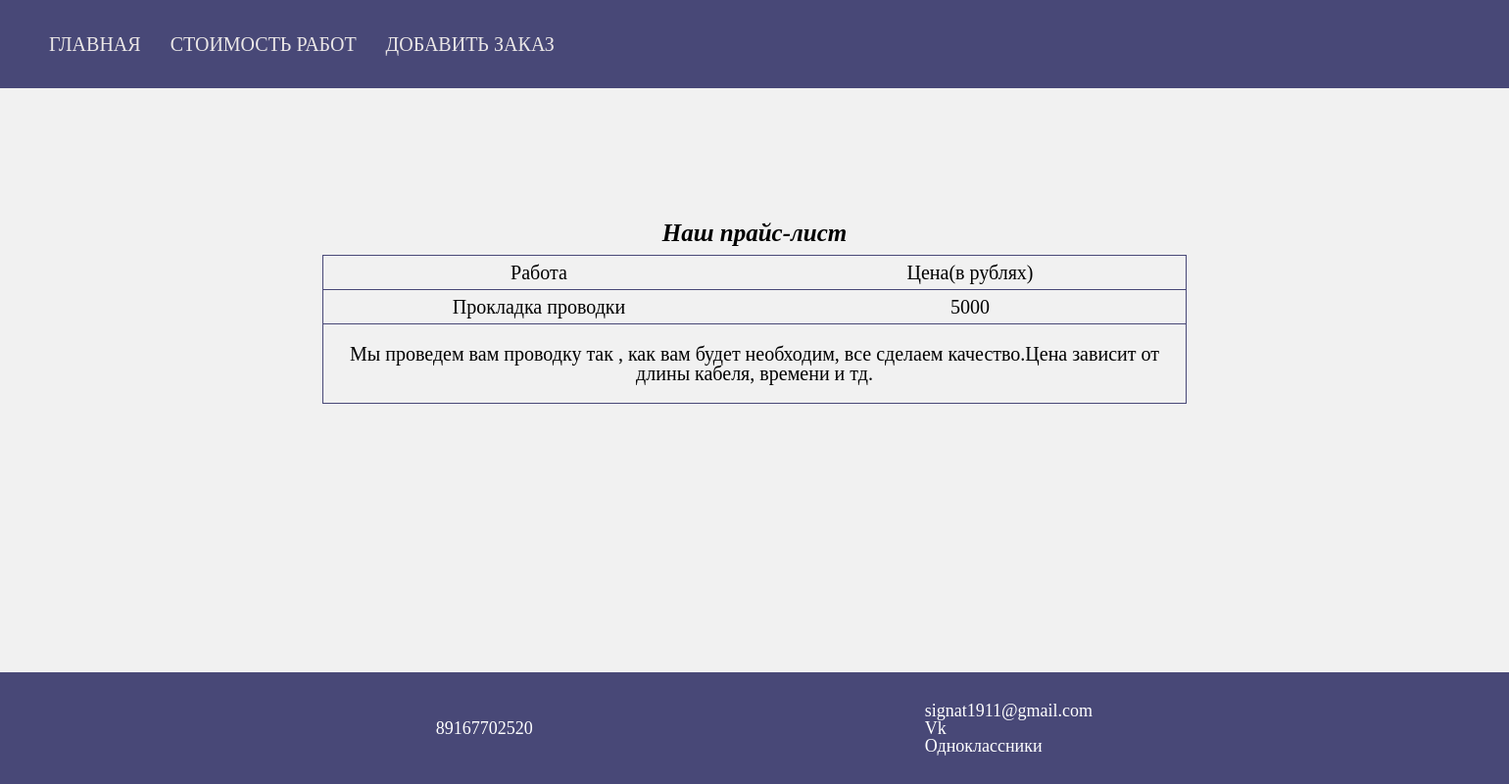
/price/, run on an earlier commit of the app's database.
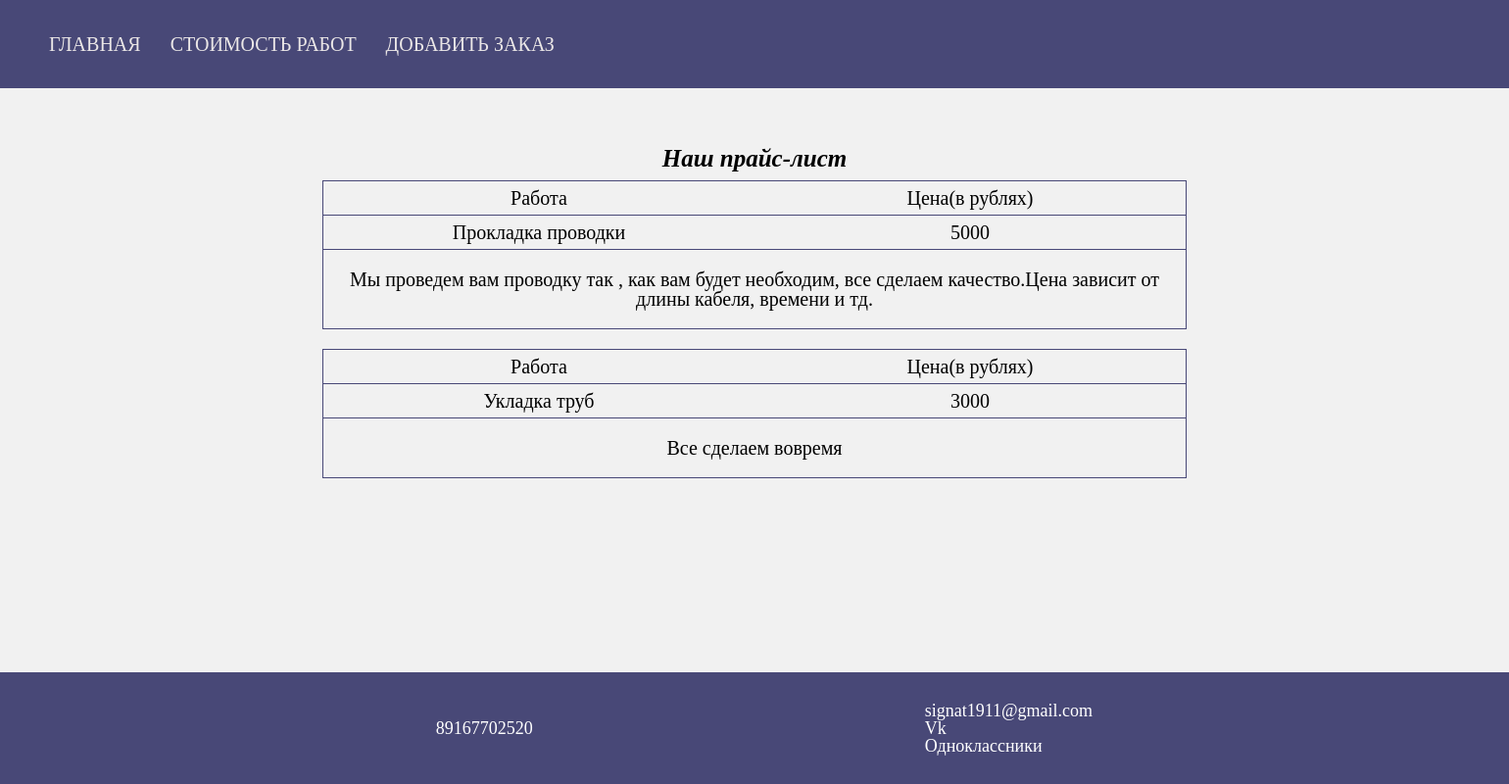
And on a later commit of the database.
### works/models.py (models this page shows, shortened)
class Price(models.Model):
    title = models.CharField(max_length=200)
    desc = models.TextField()
    price = models.IntegerField()

### works/views.py (the view)
# urls.py: path('price/', PriceList.as_view(), name='price_list_url'),
class PriceList(View):
    def get(self, request):
        price_list = Price.objects.all()
        return render(request, 'works/price_list.html', context={'price_list': price_list})

### works/templates/works/price_list.html (shortened to what this page needs)
{% extends 'base.html' %}
{% block content %}
    <div class="container">
        <div class="price_title_block">
            Наш прайс-лист
        </div>
        {% for price_item in price_list %}
        <div class="price_block">
            <div class="price_title">
                <p class="price_p">Работа</p>
                <p class="price_item">
                    {{ price_item.title }}
                </p>
            </div>
            <div class="price">
                <p class="price_p">Цена(в рублях)</p>
                <p class="price_item">
                    {{ price_item.price }}
                </p>
            </div>
            <div class="price_desc">
                {{ price_item.desc }}
            </div>
        </div>
        {% endfor %}
    </div>
{% endblock %}

### works/templates/base.html (shortened to what this page needs)
{% load static %}
<!DOCTYPE html>
<html lang="en">
<head>
    <link rel="stylesheet" href="{% static 'css/style.css' %}">
</head>
<body>
    <header>
        <div class="container">
            <nav>
                <ul class="nav_block">
                    <li class="nav_item"><a href="{% url 'work_example_list' %}">главная</a></li>
                    <li class="nav_item"><a href="{% url 'price_list_url' %}">стоимость работ</a></li>
                    <li class="nav_item"><a href="{% url 'order_crate_url' %}">Добавить заказ</a></li>
                </ul>
            </nav>
        </div>
    </header>
    {% block content %}
    {% endblock %}
   <footer>
        <div class="container">
            <div class="footer_block">
                <div class="phone_number">
                    <a href="tel:89167702520">89167702520</a>
                </div>
                <div class="accounts">
                    <div class="email">
                        <a href="mailto:signat1911@gmail.com" class="accounts_item">signat1911@gmail.com</a>
                    </div>
                    <div class="vk">
                        <a href="https://vk.com/tuk_nado" target="_blank" class="accounts_item">Vk</a>
                    </div>
                    <div class="ok">
                        <a href="" class="accounts_item">Одноклассники</a>
                    </div>
                </div>
            </div>
        </div>
   </footer>
</body>
</html>

### works/static/css/style.css (style rules this page uses)
* { padding: 0; margin: 0; border: 0; }
*,*:before,*:after { -moz-box-sizing: border-box; -webkit-box-sizing: border-box; box-sizing: border-box; }
nav,footer,header,aside { display: block; }
html,body { height: 100%; width: 100%; font-size: 100%; line-height: 1; font-size: 14px; -ms-text-size-adjust: 100%; -moz-text-size-adjust: 100%; -webkit-text-size-adjust: 100%; }
a, a:visited { text-decoration: none; }
ul li { list-style: none; }
body { background-color: rgb(241, 241, 241); display: flex; flex-direction: column; justify-content: space-between; height: 100%; }
header { height: 90px; background-color: rgb(72, 72, 119); font-family: 'Lora', serif; margin-bottom: 20px; }
.container { max-width: 1500px; width: 1500px; margin: 0 auto; padding: 0 15px; }
nav { display: flex; align-items: center; height: 90px; }
.nav_block { display: flex; flex-direction: row; justify-content: start; align-items: center; }
.nav_item a { color: rgb(235, 231, 231); margin: auto; font-size: 20px; margin: 0 15px; text-transform: uppercase; transition: color,border-bottom .3s; }
footer { background-color: rgb(72, 72, 119); padding: 30px; margin-top: 150px; }
.footer_block { display: flex; flex-direction: row; justify-content: space-evenly; font-size: 18px; align-items: center; }
.footer_block a { color: white; }
.price_block { width: 60%; margin: 0 auto; display: flex; flex-wrap: wrap; font-size: 20px; text-align: center; border: 1.5px solid rgb(72, 72, 119); margin-bottom: 20px; }
.price_title { width: 50%; }
.price { width: 50%; }
.price_desc { padding: 20px; border-top: 1.5px solid rgb(72, 72, 119); width: 100%; }
.price_item { padding: 7px; }
.price_p { border-bottom: 1.5px solid rgb(72, 72, 119); padding: 7px; }
.price_title_block { text-align: center; font-weight: 700; font-size: 25px; margin: 10px; font-style: oblique; }

What changed in the data, as far as the page shows it:
added Price: title "Укладка труб", price "3000", desc "Все сделаем вовремя"
